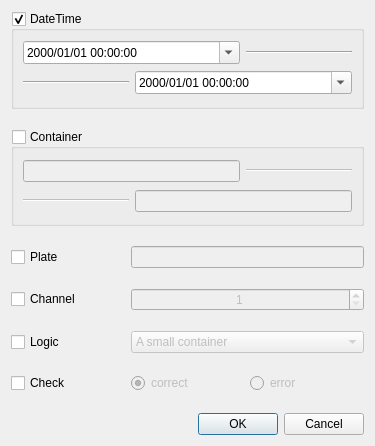
<?xml version="1.0" encoding="UTF-8"?>
<ui version="4.0">
 <class>FilterDialog</class>
 <widget class="QDialog" name="FilterDialog">
  <property name="geometry">
   <rect>
    <x>0</x>
    <y>0</y>
    <width>375</width>
    <height>446</height>
   </rect>
  </property>
  <property name="windowTitle">
   <string>Filter database</string>
  </property>
  <property name="windowIcon">
   <iconset resource="../ico.qrc">
    <normaloff>:/UI_ICO/ICO/ICO.ico</normaloff>:/UI_ICO/ICO/ICO.ico</iconset>
  </property>
  <layout class="QGridLayout" name="gridLayout_3">
   <property name="verticalSpacing">
    <number>20</number>
   </property>
   <item row="4" column="1" colspan="2">
    <widget class="QComboBox" name="logic_comboBox">
     <property name="enabled">
      <bool>false</bool>
     </property>
     <item>
      <property name="text">
       <string>A small container</string>
      </property>
     </item>
     <item>
      <property name="text">
       <string>A large container</string>
      </property>
     </item>
     <item>
      <property name="text">
       <string>Two small containers</string>
      </property>
     </item>
     <item>
      <property name="text">
       <string>Heavy set truck</string>
      </property>
     </item>
     <item>
      <property name="text">
       <string>Empty set truck</string>
      </property>
     </item>
    </widget>
   </item>
   <item row="6" column="1">
    <widget class="QRadioButton" name="correct_radioButton">
     <property name="enabled">
      <bool>false</bool>
     </property>
     <property name="text">
      <string>correct</string>
     </property>
     <property name="checked">
      <bool>true</bool>
     </property>
    </widget>
   </item>
   <item row="4" column="0">
    <widget class="QCheckBox" name="logic_checkBox">
     <property name="text">
      <string>Logic</string>
     </property>
    </widget>
   </item>
   <item row="6" column="0">
    <widget class="QCheckBox" name="check_checkBox">
     <property name="text">
      <string>Check</string>
     </property>
    </widget>
   </item>
   <item row="3" column="1" colspan="2">
    <widget class="QSpinBox" name="channel_spinBox">
     <property name="enabled">
      <bool>false</bool>
     </property>
     <property name="alignment">
      <set>Qt::AlignCenter</set>
     </property>
     <property name="minimum">
      <number>1</number>
     </property>
    </widget>
   </item>
   <item row="0" column="0" colspan="3">
    <widget class="QGroupBox" name="dateTime_groupBox">
     <property name="title">
      <string>DateTime</string>
     </property>
     <property name="checkable">
      <bool>true</bool>
     </property>
     <layout class="QGridLayout" name="gridLayout">
      <item row="0" column="0" colspan="2">
       <widget class="QDateTimeEdit" name="start_dateTimeEdit">
        <property name="displayFormat">
         <string>yyyy/MM/dd HH:mm:ss</string>
        </property>
        <property name="calendarPopup">
         <bool>true</bool>
        </property>
       </widget>
      </item>
      <item row="0" column="2">
       <widget class="Line" name="line">
        <property name="orientation">
         <enum>Qt::Horizontal</enum>
        </property>
       </widget>
      </item>
      <item row="1" column="0">
       <widget class="Line" name="line_2">
        <property name="orientation">
         <enum>Qt::Horizontal</enum>
        </property>
       </widget>
      </item>
      <item row="1" column="1" colspan="2">
       <widget class="QDateTimeEdit" name="end_dateTimeEdit">
        <property name="accelerated">
         <bool>false</bool>
        </property>
        <property name="showGroupSeparator" stdset="0">
         <bool>false</bool>
        </property>
        <property name="displayFormat">
         <string>yyyy/MM/dd HH:mm:ss</string>
        </property>
        <property name="calendarPopup">
         <bool>true</bool>
        </property>
       </widget>
      </item>
     </layout>
    </widget>
   </item>
   <item row="6" column="2">
    <widget class="QRadioButton" name="error_radioButton">
     <property name="enabled">
      <bool>false</bool>
     </property>
     <property name="text">
      <string>error</string>
     </property>
    </widget>
   </item>
   <item row="1" column="0" colspan="3">
    <widget class="QGroupBox" name="container_groupBox">
     <property name="title">
      <string>Container</string>
     </property>
     <property name="checkable">
      <bool>true</bool>
     </property>
     <property name="checked">
      <bool>false</bool>
     </property>
     <layout class="QGridLayout" name="gridLayout_2">
      <item row="0" column="0" colspan="2">
       <widget class="QLineEdit" name="front_lineEdit"/>
      </item>
      <item row="0" column="2">
       <widget class="Line" name="line_3">
        <property name="orientation">
         <enum>Qt::Horizontal</enum>
        </property>
       </widget>
      </item>
      <item row="1" column="0">
       <widget class="Line" name="line_4">
        <property name="orientation">
         <enum>Qt::Horizontal</enum>
        </property>
       </widget>
      </item>
      <item row="1" column="1" colspan="2">
       <widget class="QLineEdit" name="after_lineEdit"/>
      </item>
     </layout>
    </widget>
   </item>
   <item row="3" column="0">
    <widget class="QCheckBox" name="channel_checkBox">
     <property name="text">
      <string>Channel</string>
     </property>
    </widget>
   </item>
   <item row="7" column="0" colspan="3">
    <widget class="QDialogButtonBox" name="buttonBox">
     <property name="orientation">
      <enum>Qt::Horizontal</enum>
     </property>
     <property name="standardButtons">
      <set>QDialogButtonBox::Cancel|QDialogButtonBox::Ok</set>
     </property>
    </widget>
   </item>
   <item row="2" column="0">
    <widget class="QCheckBox" name="plate_checkBox">
     <property name="text">
      <string>Plate</string>
     </property>
    </widget>
   </item>
   <item row="2" column="1" colspan="2">
    <widget class="QLineEdit" name="plate_lineEdit">
     <property name="enabled">
      <bool>false</bool>
     </property>
    </widget>
   </item>
  </layout>
 </widget>
 <tabstops>
  <tabstop>start_dateTimeEdit</tabstop>
  <tabstop>end_dateTimeEdit</tabstop>
  <tabstop>front_lineEdit</tabstop>
  <tabstop>after_lineEdit</tabstop>
  <tabstop>plate_lineEdit</tabstop>
  <tabstop>channel_spinBox</tabstop>
  <tabstop>logic_comboBox</tabstop>
  <tabstop>correct_radioButton</tabstop>
  <tabstop>error_radioButton</tabstop>
  <tabstop>check_checkBox</tabstop>
  <tabstop>plate_checkBox</tabstop>
  <tabstop>dateTime_groupBox</tabstop>
  <tabstop>channel_checkBox</tabstop>
  <tabstop>container_groupBox</tabstop>
  <tabstop>logic_checkBox</tabstop>
 </tabstops>
 <resources>
  <include location="../ico.qrc"/>
 </resources>
 <connections>
  <connection>
   <sender>buttonBox</sender>
   <signal>accepted()</signal>
   <receiver>FilterDialog</receiver>
   <slot>accept()</slot>
   <hints>
    <hint type="sourcelabel">
     <x>229</x>
     <y>421</y>
    </hint>
    <hint type="destinationlabel">
     <x>157</x>
     <y>274</y>
    </hint>
   </hints>
  </connection>
  <connection>
   <sender>buttonBox</sender>
   <signal>rejected()</signal>
   <receiver>FilterDialog</receiver>
   <slot>reject()</slot>
   <hints>
    <hint type="sourcelabel">
     <x>297</x>
     <y>427</y>
    </hint>
    <hint type="destinationlabel">
     <x>286</x>
     <y>274</y>
    </hint>
   </hints>
  </connection>
  <connection>
   <sender>plate_checkBox</sender>
   <signal>clicked(bool)</signal>
   <receiver>plate_lineEdit</receiver>
   <slot>setEnabled(bool)</slot>
   <hints>
    <hint type="sourcelabel">
     <x>31</x>
     <y>251</y>
    </hint>
    <hint type="destinationlabel">
     <x>187</x>
     <y>261</y>
    </hint>
   </hints>
  </connection>
  <connection>
   <sender>channel_checkBox</sender>
   <signal>clicked(bool)</signal>
   <receiver>channel_spinBox</receiver>
   <slot>setEnabled(bool)</slot>
   <hints>
    <hint type="sourcelabel">
     <x>49</x>
     <y>297</y>
    </hint>
    <hint type="destinationlabel">
     <x>182</x>
     <y>299</y>
    </hint>
   </hints>
  </connection>
  <connection>
   <sender>logic_checkBox</sender>
   <signal>clicked(bool)</signal>
   <receiver>logic_comboBox</receiver>
   <slot>setEnabled(bool)</slot>
   <hints>
    <hint type="sourcelabel">
     <x>45</x>
     <y>341</y>
    </hint>
    <hint type="destinationlabel">
     <x>153</x>
     <y>343</y>
    </hint>
   </hints>
  </connection>
  <connection>
   <sender>check_checkBox</sender>
   <signal>clicked(bool)</signal>
   <receiver>correct_radioButton</receiver>
   <slot>setEnabled(bool)</slot>
   <hints>
    <hint type="sourcelabel">
     <x>42</x>
     <y>386</y>
    </hint>
    <hint type="destinationlabel">
     <x>182</x>
     <y>381</y>
    </hint>
   </hints>
  </connection>
  <connection>
   <sender>check_checkBox</sender>
   <signal>clicked(bool)</signal>
   <receiver>error_radioButton</receiver>
   <slot>setEnabled(bool)</slot>
   <hints>
    <hint type="sourcelabel">
     <x>109</x>
     <y>378</y>
    </hint>
    <hint type="destinationlabel">
     <x>276</x>
     <y>378</y>
    </hint>
   </hints>
  </connection>
 </connections>
</ui>
